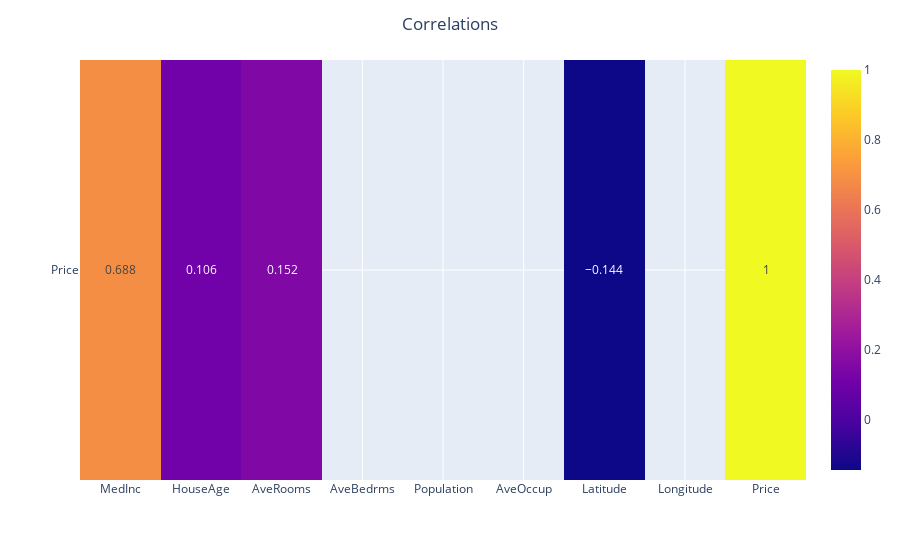

Here is the notebook cell this chart was saved with:
### Code cell
# calcuate corr vs target - filtering threshold
theshold_corr = 0.1
target_corr = 'Price'

corr_ = calculate_correlations_target(data, target_corr)
corr_filtered = filter_correlations_by_threshold(corr_, theshold_corr)
fig_corr = plot_heatmap(df = corr_filtered)

fig_corr.show()

### Figure 1 — Plotly figure (JSON) as saved in the notebook; plotly's stock layout.template omitted (floating-point values rounded to 4 significant figures)
{"data": [{"coloraxis": "coloraxis", "hovertemplate": "x: %{x}<br>y: %{y}<br>color: %{z}<extra></extra>", "name": "0", "texttemplate": "%{z}", "type": "heatmap", "x": ["MedInc", "HouseAge", "AveRooms", "AveBedrms", "Population", "AveOccup", "Latitude", "Longitude", "Price"], "xaxis": "x", "y": ["Price"], "yaxis": "y", "z": [[0.688, 0.106, 0.152, null, null, null, -0.144, null, 1]]}], "layout": {"autosize": true, "coloraxis": {"colorscale": [[0, "#0d0887"], [0.1111, "#46039f"], [0.2222, "#7201a8"], [0.3333, "#9c179e"], [0.4444, "#bd3786"], [0.5556, "#d8576b"], [0.6667, "#ed7953"], [0.7778, "#fb9f3a"], [0.8889, "#fdca26"], [1, "#f0f921"]]}, "margin": {"t": 60}, "title": {"text": "Correlations", "x": 0.5}, "xaxis": {"anchor": "y", "autorange": true, "domain": [0, 1], "range": [-0.5, 8.5], "type": "category"}, "yaxis": {"anchor": "x", "autorange": true, "domain": [0, 1], "range": [0.5, -0.5], "type": "category"}}}
